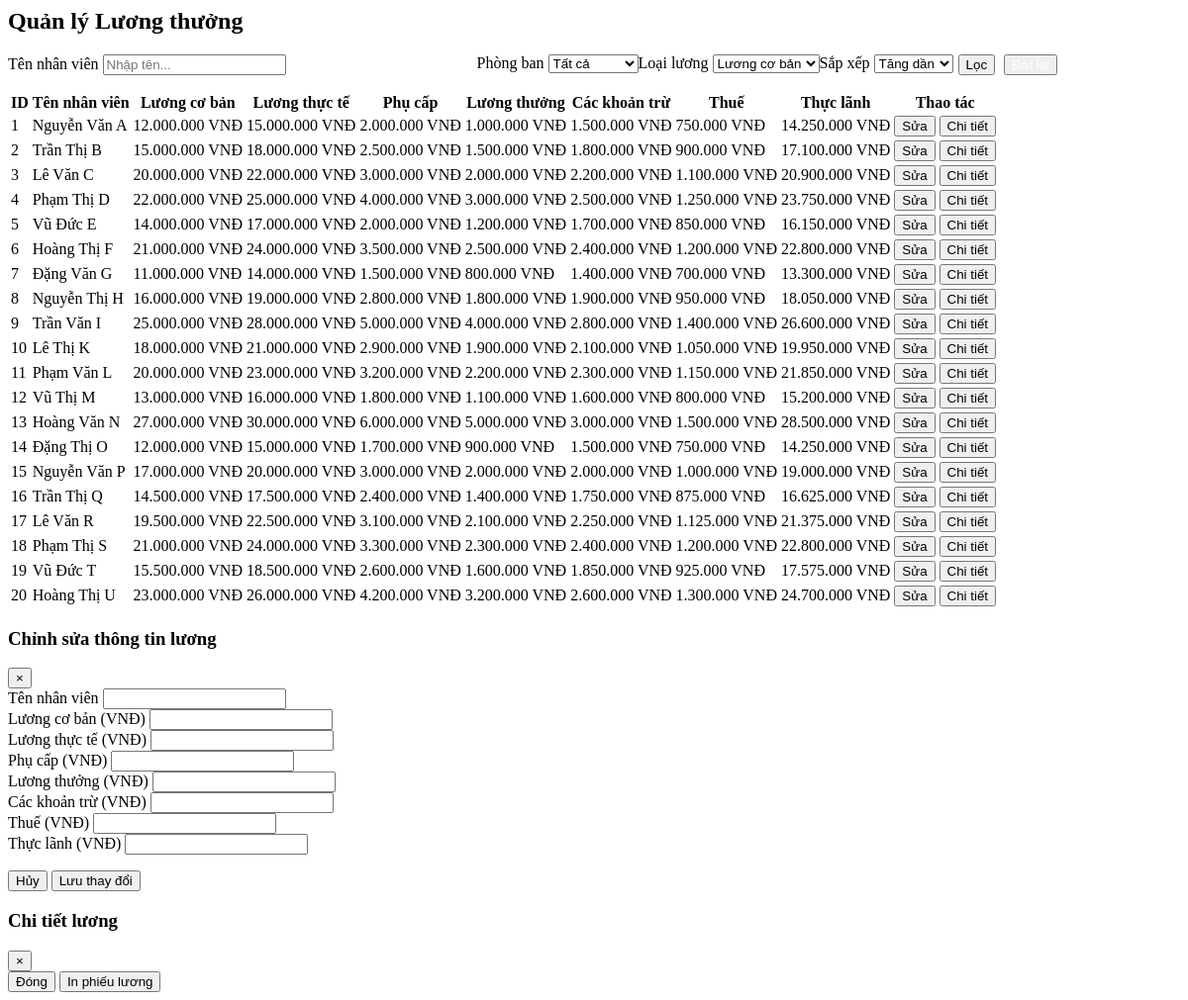
/pages/salary.php, run on the app's committed database.
### tables this page shows
CREATE TABLE Employee (
    id INT PRIMARY KEY AUTO_INCREMENT,
    Ten_nhan_vien VARCHAR(50) NOT NULL,
    Gioi_tinh VARCHAR(10),
    Phong_ban VARCHAR(50),
    Chuc_vu VARCHAR(50),
    Muc_luong DECIMAL(12,2),
    Ngay_bat_dau_hop_dong DATE,
    Ngay_ket_thuc_hop_dong DATE,
    Loai_hop_dong VARCHAR(30),
    Luong_co_ban DECIMAL(12,2),
    Luong_thuc_te DECIMAL(12,2),
    Phu_cap DECIMAL(12,2),
    Luong_thuong DECIMAL(12,2),
    Cac_khoan_tru DECIMAL(12,2),
    Thue DECIMAL(12,2),
    Thuc_lanh DECIMAL(12,2)
);

### pages/salary.php (the view, shortened to what this page needs)
<?php
$servername = "localhost";
$username = "root";
$password = "";
$dbname = "CompanyManagement";
try {
    $conn = new PDO("mysql:host=$servername;dbname=$dbname", $username, $password);
    $conn->setAttribute(PDO::ATTR_ERRMODE, PDO::ERRMODE_EXCEPTION);
} catch (PDOException $e) {
    die("Connection failed: " . $e->getMessage());
}
$params = [];
$where_clause = "";
$order_by = "ORDER BY id";
?>
<div class="salary-container">
    <div class="card">
        <div class="card-header">
            <h2 class="card-title">Quản lý Lương thưởng</h2>
        </div>
        <div class="filter-section">
            <form method="GET" id="salaryFilterForm" style="display: flex; width: 100%;">
                <div class="filter-item" style="width:40%; flex: none;">
                    <label for="name">Tên nhân viên</label>
                    <input type="text" id="name" name="name" class="form-control" placeholder="Nhập tên..."
                           value="<?php echo isset($_GET['name']) ? htmlspecialchars($_GET['name']) : ''; ?>">
                </div>
                <div class="filter-item">
                    <label for="department">Phòng ban</label>
                    <select id="department" name="department" class="form-control">
                        <option value="">Tất cả</option>
                    </select>
                </div>
                <div class="filter-item">
                    <label for="salary_type">Loại lương</label>
                    <select id="salary_type" name="salary_type" class="form-control">
                        <option value="Luong_co_ban" <?php echo (isset($_GET['salary_type']) && $_GET['salary_type'] == 'Luong_co_ban') ? 'selected' : ''; ?>>Lương cơ bản</option>
                    </select>
                </div>
                <div class="filter-item">
                    <label for="order">Sắp xếp</label>
                    <select id="order" name="order" class="form-control">
                        <option value="asc" <?php echo (isset($_GET['order']) && $_GET['order'] == 'asc') ? 'selected' : ''; ?>>Tăng dần</option>
                    </select>
                </div>
                <div class="filter-item" style="align-items: flex-end;flex-direction: row;margin-left: 5px;">
                    <button type="submit" style="margin-right: 5px;" class="btn btn-primary">Lọc</button>
                    <button type="button" class="btn btn-secondary">
                        <a href="index.php?page=salary" style="text-decoration: none;color: white;">
                        </a>
                    </button>
                </div>
            </form>
        </div>
        <table class="data-table">
            <thead>
                <tr>
                    <th>ID</th>
                    <th>Tên nhân viên</th>
                    <th>Lương cơ bản</th>
                    <th>Lương thực tế</th>
                    <th>Phụ cấp</th>
                    <th>Lương thưởng</th>
                    <th>Các khoản trừ</th>
                    <th>Thuế</th>
                    <th>Thực lãnh</th>
                    <th>Thao tác</th>
                </tr>
            </thead>
            <tbody>
                <?php
                $sql = "SELECT id, Ten_nhan_vien, Phong_ban, Luong_co_ban, Luong_thuc_te, Phu_cap, Luong_thuong, Cac_khoan_tru, Thue, Thuc_lanh FROM Employee $where_clause $order_by";
                $stmt = $conn->prepare($sql);
                $stmt->execute($params);
                $salaries = $stmt->fetchAll(PDO::FETCH_ASSOC);
                if (count($salaries) > 0) {
                    foreach ($salaries as $salary) {
                        echo "<tr>";
                        echo "<td>{$salary['id']}</td>";
                        echo "<td>{$salary['Ten_nhan_vien']}</td>";
                        echo "<td>" . number_format($salary['Luong_co_ban'], 0, ',', '.') . " VNĐ</td>";
                        echo "<td>" . number_format($salary['Luong_thuc_te'], 0, ',', '.') . " VNĐ</td>";
                        echo "<td>" . number_format($salary['Phu_cap'], 0, ',', '.') . " VNĐ</td>";
                        echo "<td>" . number_format($salary['Luong_thuong'], 0, ',', '.') . " VNĐ</td>";
                        echo "<td>" . number_format($salary['Cac_khoan_tru'], 0, ',', '.') . " VNĐ</td>";
                        echo "<td>" . number_format($salary['Thue'], 0, ',', '.') . " VNĐ</td>";
                        echo "<td>" . number_format($salary['Thuc_lanh'], 0, ',', '.') . " VNĐ</td>";
                        echo "<td>
                                <button class='btn btn-warning btn-sm' onclick='openEditSalaryModal({$salary['id']})'>Sửa</button>
                                <button class='btn btn-info btn-sm' onclick='viewSalaryDetails({$salary['id']})'>Chi tiết</button>
                              </td>";
                        echo "</tr>";
                    }
                } else {
                    echo "<tr><td colspan='10' style='text-align: center;'>Không tìm thấy dữ liệu lương</td></tr>";
                }
                ?>
            </tbody>
        </table>
    </div>
</div>
<div class="modal" id="editSalaryModal">
    <div class="modal-content">
        <div class="modal-header">
            <h3 class="modal-title">Chỉnh sửa thông tin lương</h3>
            <button class="close-btn" onclick="closeModal('editSalaryModal')">&times;</button>
        </div>
        <div class="modal-body">
            <form id="editSalaryForm" method="POST">
                <div class="form-group">
                    <label for="edit_employee_name">Tên nhân viên</label>
                    <input type="text" id="edit_employee_name" class="form-control" readonly>
                </div>
                <div class="form-group">
                    <label for="edit_base_salary">Lương cơ bản (VNĐ)</label>
                    <input type="number" id="edit_base_salary" name="base_salary" class="form-control" required>
                </div>
                <div class="form-group">
                    <label for="edit_actual_salary">Lương thực tế (VNĐ)</label>
                    <input type="number" id="edit_actual_salary" name="actual_salary" class="form-control" required>
                </div>
                <div class="form-group">
                    <label for="edit_allowance">Phụ cấp (VNĐ)</label>
                    <input type="number" id="edit_allowance" name="allowance" class="form-control" required>
                </div>
                <div class="form-group">
                    <label for="edit_bonus">Lương thưởng (VNĐ)</label>
                    <input type="number" id="edit_bonus" name="bonus" class="form-control" required>
                </div>
                <div class="form-group">
                    <label for="edit_deductions">Các khoản trừ (VNĐ)</label>
                    <input type="number" id="edit_deductions" name="deductions" class="form-control" required>
                </div>
                <div class="form-group">
                    <label for="edit_tax">Thuế (VNĐ)</label>
                    <input type="number" id="edit_tax" name="tax" class="form-control" required>
                </div>
                <div class="form-group">
                    <label for="edit_net_salary">Thực lãnh (VNĐ)</label>
                    <input type="number" id="edit_net_salary" name="net_salary" class="form-control" required>
                </div>
            </form>
        </div>
        <div class="modal-footer">
            <button class="btn btn-secondary" onclick="closeModal('editSalaryModal')">Hủy</button>
            <button class="btn btn-primary" onclick="document.getElementById('editSalaryForm').submit()">Lưu thay đổi</button>
        </div>
    </div>
</div>
<div class="modal" id="salaryDetailsModal">
    <div class="modal-content">
        <div class="modal-header">
            <h3 class="modal-title">Chi tiết lương</h3>
            <button class="close-btn" onclick="closeModal('salaryDetailsModal')">&times;</button>
        </div>
        <div class="modal-footer">
            <button class="btn btn-secondary" onclick="closeModal('salaryDetailsModal')">Đóng</button>
            <button class="btn btn-primary" onclick="printSalaryDetails()">In phiếu lương</button>
        </div>
    </div>
</div>

### data on the page
employee: id "1", Ten_nhan_vien "Nguyễn Văn A", Luong_co_ban "12.000.000", Luong_thuc_te "15.000.000", Phu_cap "2.000.000", Luong_thuong "1.000.000", Cac_khoan_tru "1.500.000", Thue "750.000", Thuc_lanh "14.250.000"
employee: id "2", Ten_nhan_vien "Trần Thị B", Luong_co_ban "15.000.000", Luong_thuc_te "18.000.000", Phu_cap "2.500.000", Luong_thuong "1.500.000", Cac_khoan_tru "1.800.000", Thue "900.000", Thuc_lanh "17.100.000"
employee: id "3", Ten_nhan_vien "Lê Văn C", Luong_co_ban "20.000.000", Luong_thuc_te "22.000.000", Phu_cap "3.000.000", Luong_thuong "2.000.000", Cac_khoan_tru "2.200.000", Thue "1.100.000", Thuc_lanh "20.900.000"
employee: id "4", Ten_nhan_vien "Phạm Thị D", Luong_co_ban "22.000.000", Luong_thuc_te "25.000.000", Phu_cap "4.000.000", Luong_thuong "3.000.000", Cac_khoan_tru "2.500.000", Thue "1.250.000", Thuc_lanh "23.750.000"
employee: id "5", Ten_nhan_vien "Vũ Đức E", Luong_co_ban "14.000.000", Luong_thuc_te "17.000.000", Phu_cap "2.000.000", Luong_thuong "1.200.000", Cac_khoan_tru "1.700.000", Thue "850.000", Thuc_lanh "16.150.000"
employee: id "6", Ten_nhan_vien "Hoàng Thị F", Luong_co_ban "21.000.000", Luong_thuc_te "24.000.000", Phu_cap "3.500.000", Luong_thuong "2.500.000", Cac_khoan_tru "2.400.000", Thue "1.200.000", Thuc_lanh "22.800.000"
employee: id "7", Ten_nhan_vien "Đặng Văn G", Luong_co_ban "11.000.000", Luong_thuc_te "14.000.000", Phu_cap "1.500.000", Luong_thuong "800.000", Cac_khoan_tru "1.400.000", Thue "700.000", Thuc_lanh "13.300.000"
employee: id "8", Ten_nhan_vien "Nguyễn Thị H", Luong_co_ban "16.000.000", Luong_thuc_te "19.000.000", Phu_cap "2.800.000", Luong_thuong "1.800.000", Cac_khoan_tru "1.900.000", Thue "950.000", Thuc_lanh "18.050.000"
employee: id "9", Ten_nhan_vien "Trần Văn I", Luong_co_ban "25.000.000", Luong_thuc_te "28.000.000", Phu_cap "5.000.000", Luong_thuong "4.000.000", Cac_khoan_tru "2.800.000", Thue "1.400.000", Thuc_lanh "26.600.000"
employee: id "10", Ten_nhan_vien "Lê Thị K", Luong_co_ban "18.000.000", Luong_thuc_te "21.000.000", Phu_cap "2.900.000", Luong_thuong "1.900.000", Cac_khoan_tru "2.100.000", Thue "1.050.000", Thuc_lanh "19.950.000"
employee: id "11", Ten_nhan_vien "Phạm Văn L", Luong_co_ban "20.000.000", Luong_thuc_te "23.000.000", Phu_cap "3.200.000", Luong_thuong "2.200.000", Cac_khoan_tru "2.300.000", Thue "1.150.000", Thuc_lanh "21.850.000"
employee: id "12", Ten_nhan_vien "Vũ Thị M", Luong_co_ban "13.000.000", Luong_thuc_te "16.000.000", Phu_cap "1.800.000", Luong_thuong "1.100.000", Cac_khoan_tru "1.600.000", Thue "800.000", Thuc_lanh "15.200.000"
employee: id "13", Ten_nhan_vien "Hoàng Văn N", Luong_co_ban "27.000.000", Luong_thuc_te "30.000.000", Phu_cap "6.000.000", Luong_thuong "5.000.000", Cac_khoan_tru "3.000.000", Thue "1.500.000", Thuc_lanh "28.500.000"
employee: id "14", Ten_nhan_vien "Đặng Thị O", Luong_co_ban "12.000.000", Luong_thuc_te "15.000.000", Phu_cap "1.700.000", Luong_thuong "900.000", Cac_khoan_tru "1.500.000", Thue "750.000", Thuc_lanh "14.250.000"
employee: id "15", Ten_nhan_vien "Nguyễn Văn P", Luong_co_ban "17.000.000", Luong_thuc_te "20.000.000", Phu_cap "3.000.000", Luong_thuong "2.000.000", Cac_khoan_tru "2.000.000", Thue "1.000.000", Thuc_lanh "19.000.000"
employee: id "16", Ten_nhan_vien "Trần Thị Q", Luong_co_ban "14.500.000", Luong_thuc_te "17.500.000", Phu_cap "2.400.000", Luong_thuong "1.400.000", Cac_khoan_tru "1.750.000", Thue "875.000", Thuc_lanh "16.625.000"
employee: id "17", Ten_nhan_vien "Lê Văn R", Luong_co_ban "19.500.000", Luong_thuc_te "22.500.000", Phu_cap "3.100.000", Luong_thuong "2.100.000", Cac_khoan_tru "2.250.000", Thue "1.125.000", Thuc_lanh "21.375.000"
employee: id "18", Ten_nhan_vien "Phạm Thị S", Luong_co_ban "21.000.000", Luong_thuc_te "24.000.000", Phu_cap "3.300.000", Luong_thuong "2.300.000", Cac_khoan_tru "2.400.000", Thue "1.200.000", Thuc_lanh "22.800.000"
employee: id "19", Ten_nhan_vien "Vũ Đức T", Luong_co_ban "15.500.000", Luong_thuc_te "18.500.000", Phu_cap "2.600.000", Luong_thuong "1.600.000", Cac_khoan_tru "1.850.000", Thue "925.000", Thuc_lanh "17.575.000"
employee: id "20", Ten_nhan_vien "Hoàng Thị U", Luong_co_ban "23.000.000", Luong_thuc_te "26.000.000", Phu_cap "4.200.000", Luong_thuong "3.200.000", Cac_khoan_tru "2.600.000", Thue "1.300.000", Thuc_lanh "24.700.000"
